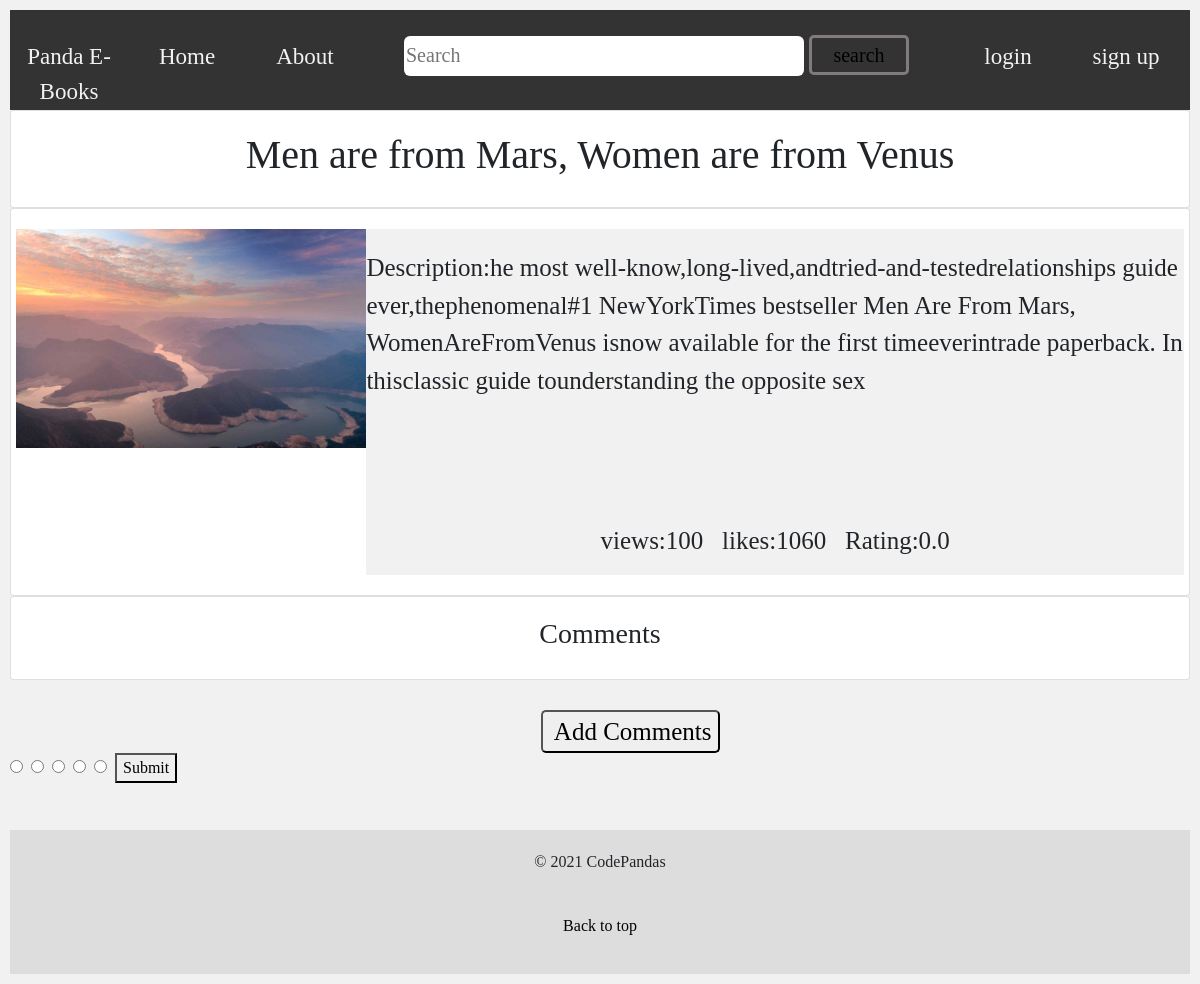
The app's page /panda-online-library/book/men-are-from-mars-women-are-from-venus, older data.
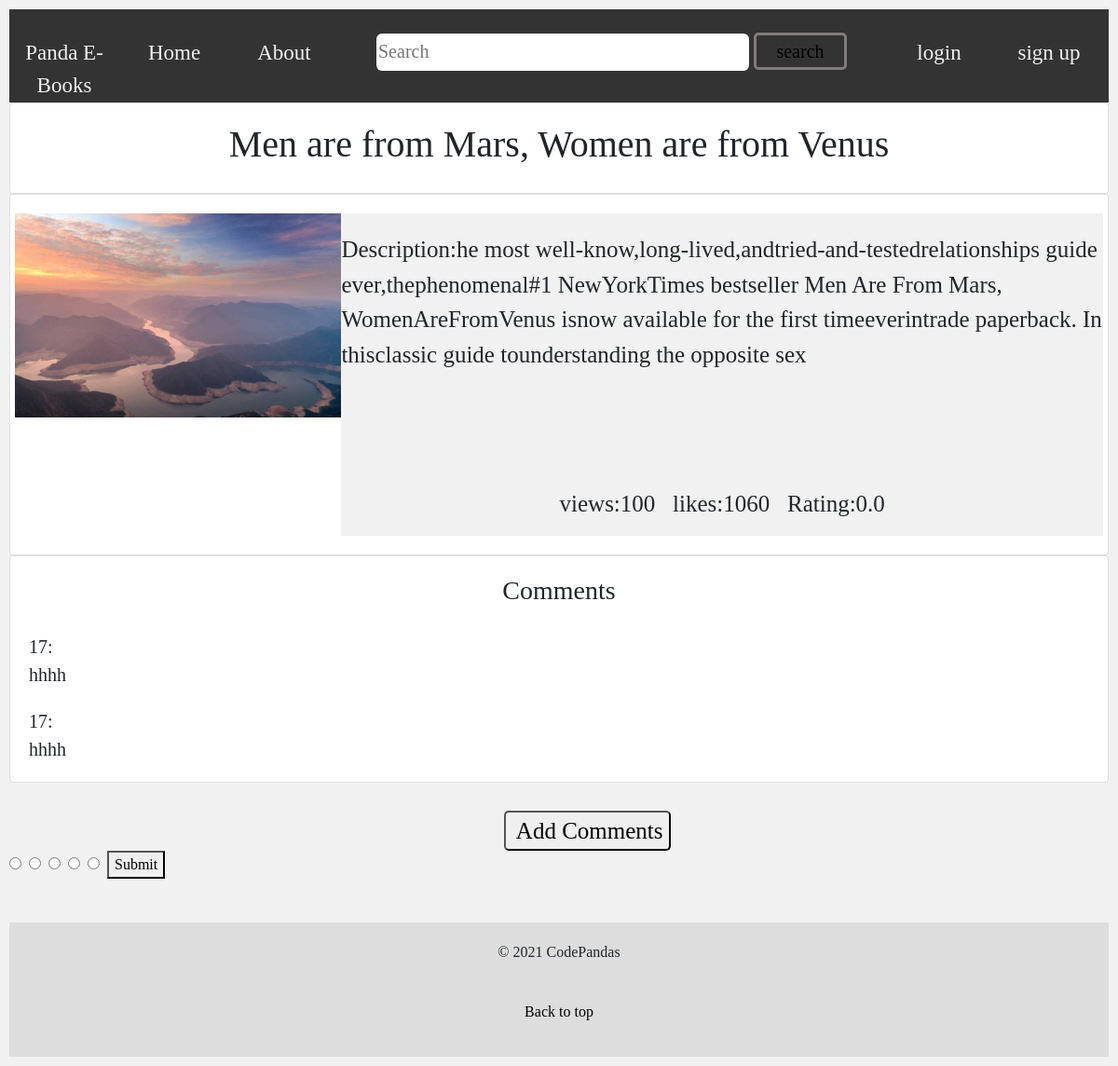
The same page, newer data.
### panda/models.py (models this page shows, shortened)
class Comments(models.Model):
    user = models.ForeignKey(User,on_delete=models.CASCADE)
    book = models.ForeignKey(Book,on_delete=models.CASCADE)
    content = models.CharField(max_length=1000)

### panda/views.py (the view)
# urls.py: path('book/<slug:book_name_slug>',views.show_book, name='show_book'),
def show_book(request,book_name_slug):
    context_dict={}
    try:
        book = Book.objects.get(slug=book_name_slug)
        context_dict['book'] = book
        comments =Comments.objects.filter(book=book)
        context_dict['comments']=comments
    except Book.DoesNotExist:
        context_dict['comments']=None
        context_dict['book'] = None
    return render(request, 'panda/book.html', context=context_dict)

### panda/models.py (called while the page is built)
    def photo_url(self):
        if self.image and hasattr(self.image, 'url'):
            return self.image.url
        else:
            return '/media/book_images/rango.jpg'

### templates/panda/book.html (shortened to what this page needs)
{% extends 'panda/base.html' %}
{% load staticfiles %}
{% block main_block %}
<div class="card">
    <h1>{{book.name}}</h1>
</div>
<div class="card">
    <div class="row">
        <div class="l_column">
            <img src="{{book.photo_url}}" width="100%">
        </div>
        <div class="r_column">
            <p class="description">Description:{{book.description}}</p>
            <p class="views1">views:{{book.views}} &nbsp; likes:{{book.likes}} &nbsp; Rating:{{book.rating}}</p>
        </div>
    </div>
</div>
<div class="card">
    <h3>Comments</h3>
{% if comments %}
    {% for comment in comments %}
    <div class="description" style="font-size: 20px;">{{comment.user}}:</br>{{comment.content}}</br></div>
    {% endfor %}
{% endif %}
</div>
<a  href="{% url 'panda:add_comments' book.slug %}" style="padding-left: 45%;font-size: 25px;"><input class="readbook" type="button" value=" Add Comments"></a>
     <div>
        <fieldset class="search">
            <input type="radio" id="rate_1_0_1_5" name="starLevel" value="5" />
            <input type="radio" id="rate_1_0_1_4" name="starLevel" value="4" />
            <input type="radio" id="rate_1_0_1_3" name="starLevel" value="3" />
            <input type="radio" id="rate_1_0_1_2" name="starLevel" value="2" />
            <input type="radio" id="rate_1_0_1_1" name="starLevel" value="1" />
            <button type="button">Submit</button>
       </fieldset>
       <span style="font-size: 2rem;line-height: 2.9rem;padding: 1rem;font-style: oblique;" id="starStr"></span>
     </div>
{% endblock %}

Row changes from the older to the newer data that the page shows:
added Comments: user "17", content "hhhh"
added Comments: user "17", content "hhhh"
